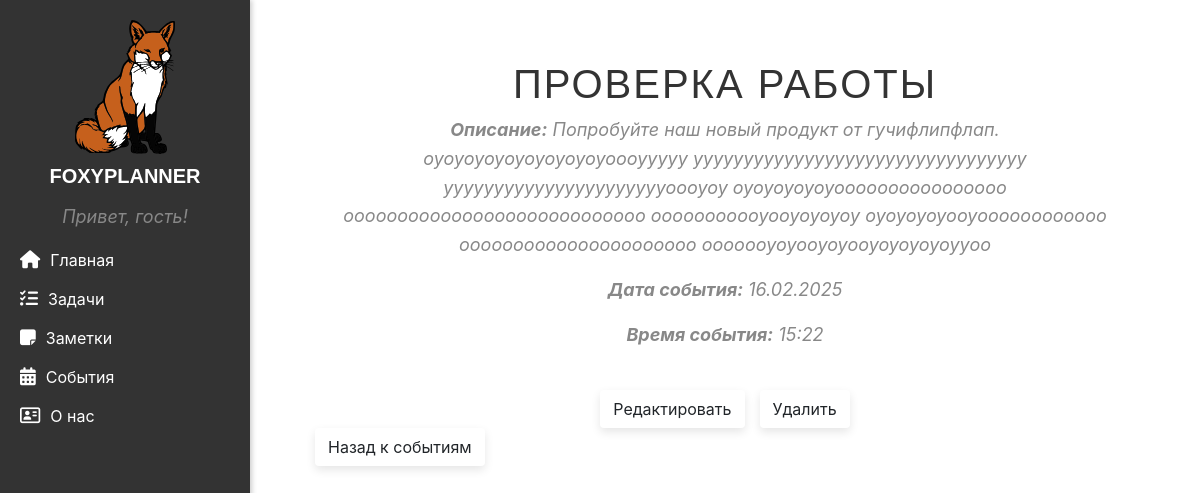
The app's page /events/1, older data.
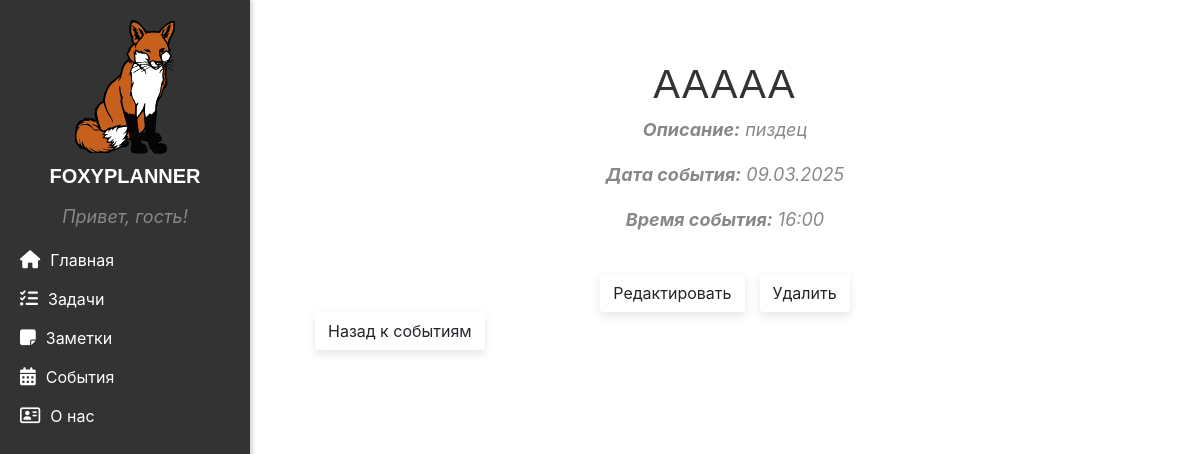
The same page, newer data.
### events/models.py (models this page shows, shortened)
class Articles(models.Model):
    user = models.ForeignKey(User, on_delete=models.CASCADE, null=True, blank=True)
    title = models.CharField(max_length=200, verbose_name="Название события")
    description = models.TextField(verbose_name="Полное описание")
    published_date = models.DateTimeField(verbose_name="Дата публикации")
    class Meta:
        verbose_name = "Событие"
        verbose_name_plural = "События"

### events/views.py (the view)
# urls.py: path('<int:pk>', views.EventDetailView.as_view(), name = 'event_detail'),
class EventDetailView(DetailView):
    model = Articles
    template_name = 'events/detail_view.html'
    context_object_name = 'event'

### events/templates/events/detail_view.html (shortened to what this page needs)
{% extends 'main/layout.html' %}
{% block content %}
<h1>{{ event.title }}</h1>
<div class="event-detail">
    <p><strong>Описание:</strong> {{ event.description }}</p>
    <p><strong>Дата события:</strong> {{ event.published_date|date:"d.m.Y" }}</p>
    <p><strong>Время события:</strong> {{ event.published_date|date:"H:i" }}</p>
</div>
<div class="event-buttons">
    <a href="{% url 'event_update' event.id %}" class="btn btn-edit">Редактировать</a>
    <a href="{% url 'event_delete' event.id %}" class="btn btn-delete">Удалить</a>
</div>
<div class="back-container">
    <a href="{% url 'events_home' %}" class="btn btn-back">Назад к событиям</a>
</div>
{% endblock %}

### main/templates/main/layout.html (shortened to what this page needs)
{%load static%}
<!DOCTYPE html>
<html lang="ru">
<head>
    <link rel="stylesheet" href="https://cdn.jsdelivr.net/npm/bootstrap@5.3.3/dist/css/bootstrap.min.css">
    <link rel="stylesheet" href = "{% static 'main/css/main.css' %}">
    <link rel="stylesheet" href="https://cdnjs.cloudflare.com/ajax/libs/font-awesome/6.5.1/css/all.min.css">
    <link href="https://stackpath.bootstrapcdn.com/bootstrap/4.5.2/css/bootstrap.min.css" rel="stylesheet">
</head>
<body>
    <aside>
        <img src="{% static 'main/img/fox.svg' %}" alt="Logo" style="width: 100px; height: auto;">
        <h3>FoxyPlanner</h3>
        {% if user.is_authenticated %}
        <p>Вы вошли под ником: {{ user.username }}</p>
        {% else %}
        <p>Привет, гость!</p>
        {% endif %}
        <ul>
            <li><a href={% url 'home' %}><i class="fa-solid fa-house"></i> Главная</a></li>
            <li><a href={% url 'tasks' %}><i class="fa-solid fa-list-check"></i> Задачи</a></li>
            <li><a href={% url 'notes' %}><i class="fa-solid fa-note-sticky"></i> Заметки</a></li>
            <li><a href={% url 'events_home' %}><i class="fa-solid fa-calendar-days"></i> События</a></li>
            <li><a href={% url 'about' %}><i class="fa-regular fa-address-card"></i> О нас</a></li>
        </ul>
    </aside>
    <main>
        <div class="content-container">
        {% block content%}
        {% endblock %}
        </div>
    </main>
</body>
</html>

### main/static/main/css/main.css (style rules this page uses)
body { font-family: Arial, sans-serif; margin: 0; padding: 0; display: flex; background-color: #f4f4f4; }
aside { width: 250px; background-color: #333; color: white; padding: 20px; height: 100vh; box-shadow: 2px 0 5px rgba(0, 0, 0, 0.2); position: fixed; top: 0; left: 0; overflow-y: auto; }
aside img { display: block; margin: 0 auto; width: 80px; height: auto; }
aside h3 { text-align: center; margin-top: 10px; }
aside ul { list-style: none; padding: 0; }
aside ul li { margin: 15px 0; }
aside ul li a { text-decoration: none; color: white; font-size: 16px; display: flex; align-items: center; gap: 10px; transition: 0.3s; }
aside ul li a i { font-size: 18px; }
main { flex: 1; padding: 20px; }
h1 { color: #333; text-align: center; }
p { font-size: 16px; line-height: 1.5; color: #555; }
main { animation: fadeIn 0.5s ease-in-out; }
aside ul li a { text-decoration: none; color: white; font-size: 16px; display: flex; align-items: center; gap: 10px; transition: color 0.3s ease, transform 0.2s ease; }
h1, h2, h3 { font-family: 'Arial', sans-serif; color: #333; text-align: center; font-weight: bold; }
h1 { font-size: 32px; margin-bottom: 15px; text-transform: uppercase; letter-spacing: 2px; }
h3 { font-size: 22px; margin-bottom: 8px; color: #555; }
aside h3 { color: #ffffff; font-size: 20px; font-weight: bold; text-transform: uppercase; margin-bottom: 15px; }
p { font-size: 18px; line-height: 1.6; color: #666; text-align: justify; max-width: 800px; margin: 0 auto; }
main { padding: 20px; }
.content-container { max-width: 900px; margin: 0 auto; padding: 40px; }
aside { width: 250px; background-color: #333; color: white; padding: 20px; height: 100vh; box-shadow: 2px 0 5px rgba(0, 0, 0, 0.2); position: fixed; top: 0; left: 0; overflow-y: auto; transition: transform 0.3s ease-in-out; }
main { flex: 1; padding: 20px; margin-left: 250px; transition: margin-left 0.3s ease-in-out; }
p { text-align: center; font-size: 18px; color: #888; margin-top: 20px; font-style: italic; }
.btn-edit { background-color: #6c757d; color: white; padding: 10px 20px; font-size: 16px; border-radius: 8px; text-decoration: none; display: inline-block; transition: background-color 0.3s, transform 0.2s, box-shadow 0.2s ease; box-shadow: 0 4px 10px rgba(0, 0, 0, 0.1); }
.btn-delete { background-color: #6c757d; color: white; padding: 10px 20px; font-size: 16px; border-radius: 8px; text-decoration: none; display: inline-block; transition: background-color 0.3s, transform 0.2s, box-shadow 0.2s ease; box-shadow: 0 4px 10px rgba(0, 0, 0, 0.1); }
.btn-back { background-color: #6c757d; color: white; padding: 10px 20px; font-size: 16px; border-radius: 8px; text-decoration: none; display: inline-block; transition: background-color 0.3s, transform 0.2s, box-shadow 0.2s ease; box-shadow: 0 4px 10px rgba(0, 0, 0, 0.1); }
.event-buttons { display: flex; gap: 15px; justify-content: center; align-items: center; margin-top: 40px; flex-wrap: wrap; }
h1 { text-align: center; font-size: 28px; font-weight: bold; color: #333; }

Row changes from the older to the newer data that the page shows:
changed Articles: title "ПРОВЕРКА РАБОТЫ" → "ААААА"; description "Попробуйте наш новый продукт от гучифлипфлап. оуоуоуоуоуоуоуоуоуоооууууу ууууууууууууууууууууууууууууууууу ууууууууууууууууууууууоооуоу оуоуоуоуоуоооооооооооооооо оооооооооооооооооооооооооооо ооооооооооуооуоуоуоу оуоуоуоуооуоооооооооооо оооооооооооооооооооооо ооооооуоуооуоуооуоуоуоуоууоо" → "пиздец"; published_date "16.02.2025" → "09.03.2025"; published_date "15:22" → "16:00"
